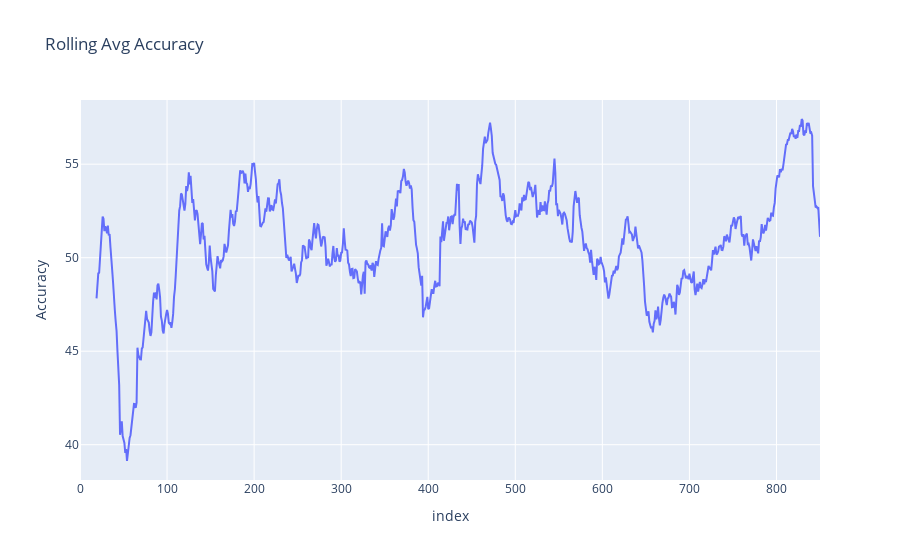

The notebook cell this image was saved under:
### Code cell
import plotly.express as px

fig = px.line(df, x=df.index, y=df['Accuracy'].rolling(window=20).mean(), 
              labels={'x': 'Number of Games Played', 'y': 'Accuracy'},
              title='Rolling Avg Accuracy')

fig.show()

### Figure 1 — Plotly figure (JSON) as saved in the notebook; plotly's stock layout.template omitted (floating-point values rounded to 4 significant figures; data arrays with more than 128 entries replaced by an {"elided": "..."} marker saying what was removed)
{"data": [{"hovertemplate": "index=%{x}<br>Accuracy=%{y}<extra></extra>", "legendgroup": "", "line": {"color": "#636efa", "dash": "solid"}, "marker": {"symbol": "circle"}, "mode": "lines", "name": "", "orientation": "v", "showlegend": false, "type": "scatter", "x": {"elided": "851 int values"}, "xaxis": "x", "y": {"elided": "851 float values"}, "yaxis": "y"}], "layout": {"legend": {"tracegroupgap": 0}, "title": {"text": "Rolling Avg Accuracy"}, "xaxis": {"anchor": "y", "domain": [0, 1], "title": {"text": "index"}}, "yaxis": {"anchor": "x", "domain": [0, 1], "title": {"text": "Accuracy"}}}}
